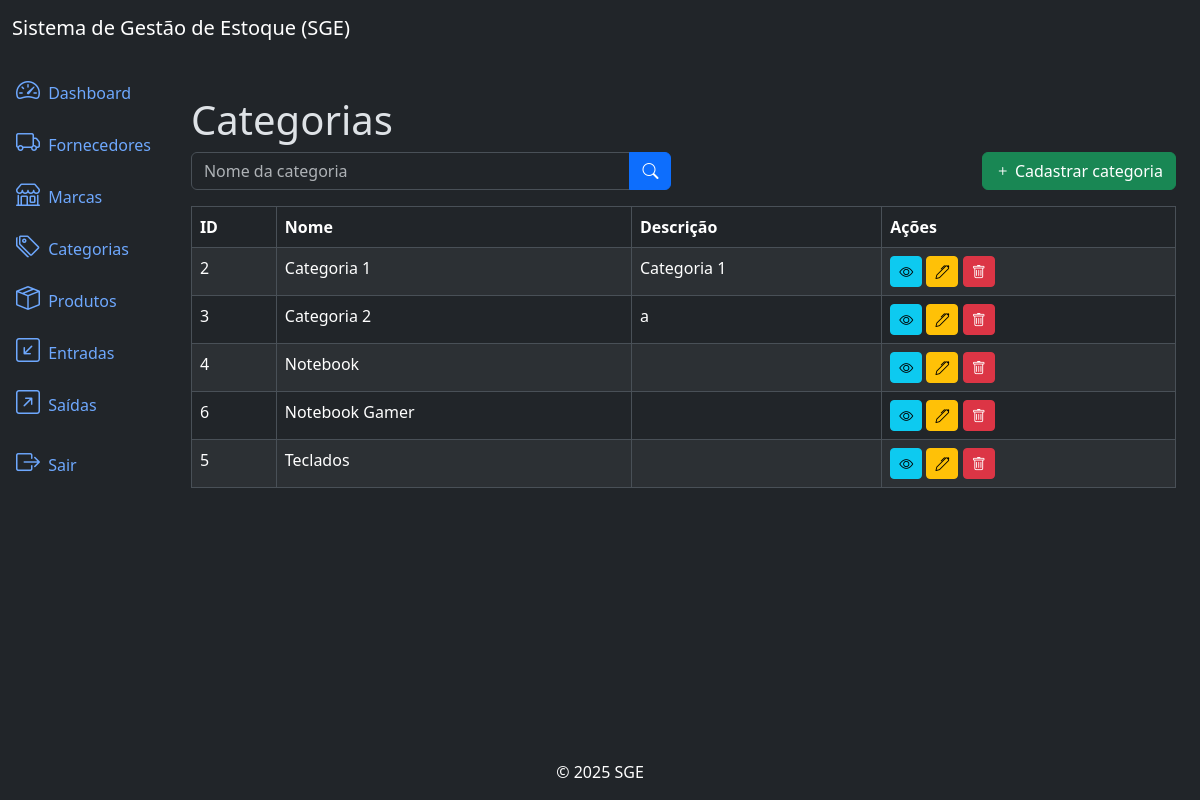
The app's page /categories/list/ (signed in) with its own data.
### categories/models.py (models this page shows, shortened)
class Category(models.Model):
    name = models.CharField(max_length=500)
    description = models.TextField(null=True, blank=True)
    created_at = models.DateTimeField(auto_now_add=True)
    updated_at = models.DateTimeField(auto_now=True)
    class Meta: # Ordena por ordem alfabetica pelo nome
        ordering = ['name']

### categories/views.py (the view)
# urls.py: path('categories/list/', views.CategoryListView.as_view(), name='category_list'),
class CategoryListView(LoginRequiredMixin, PermissionRequiredMixin, ListView):
    model = models.Category
    template_name = 'category_list.html'
    context_object_name = 'categories'
    paginate_by = 10 # Define a quantidade de elementos que serão exibidos por página
    permission_required = 'categories.view_category'
    def get_queryset(self): # Método que faz filtros pelo nome da categoria
        queryset = super().get_queryset()
        name = self.request.GET.get('name')
        if name:
            queryset = queryset.filter(name__icontains=name)
        return queryset

### categories/templates/category_list.html (shortened to what this page needs)
{% extends 'base.html' %}
{% block content %}
    <h3 class="display-6">Categorias</h3>
    <div class="row mb-3">
        <div class="col-md-6">
            <form method="get" action="{%  url 'category_list' %}">
                <div class="input-group">
                    <input type="text" name="name" class="form-control" placeholder="Nome da categoria" value="{{ request.GET.name }}">
                    <button type="submit" class="btn btn-primary">
                        <i class="bi bi-search"></i>
                    </button>
                </div>
            </form>
        </div>
        {% if perms.categories.add_category %}
        <div class="col-md-6">
            <a href="{% url 'category_create' %}" class="btn btn-success float-end">
                <i class="bi bi-plus"></i> Cadastrar categoria
            </a>
        </div>
        {% endif %}
    </div>
    <div class="table-responsive">
        <table class="table table-striped table-bordered">
            <thead class="thead-dark">
                <tr>
                    <th>ID</th>
                    <th>Nome</th>
                    <th>Descrição</th>
                    <th>Ações</th>
                </tr>
            </thead>
            <tbody>
                {% for category in categories %}
                    <tr>
                        <td>{{ category.id }}</td>
                        <td>{{ category.name }}</td>
                        <td>{{ category.description }}</td>
                        <td>
                            {% if perms.categories.view_category %}
                            <a href="{% url 'category_detail' category.id %}" class="btn btn-info btn-sm">
                                <i class="bi bi-eye"></i>
                            </a>
                            {% endif %}
                            {% if perms.categories.change_category %}
                            <a href="{% url 'category_update' category.id %}" class="btn btn-warning btn-sm">
                                <i class="bi bi-pen"></i>
                            </a>
                            {% endif %}
                            {% if perms.categories.delete_category %}
                            <a href="{% url 'category_delete' category.id %}" class="btn btn-danger btn-sm">
                                <i class="bi bi-trash"></i>
                            </a>
                            {% endif %}
                        </td>
                    </tr>
                {% endfor %}
            </tbody>
        </table>
    </div>
{% endblock %}

### app/templates/base.html (style rules this page uses)
html, body { height: 100%; }
body { display: flex; flex-direction: column; }

### records on screen
Category: id "2", name "Categoria 1", description "Categoria 1"
Category: id "3", name "Categoria 2", description "a"
Category: id "4", name "Notebook"
Category: id "6", name "Notebook Gamer"
Category: id "5", name "Teclados"
